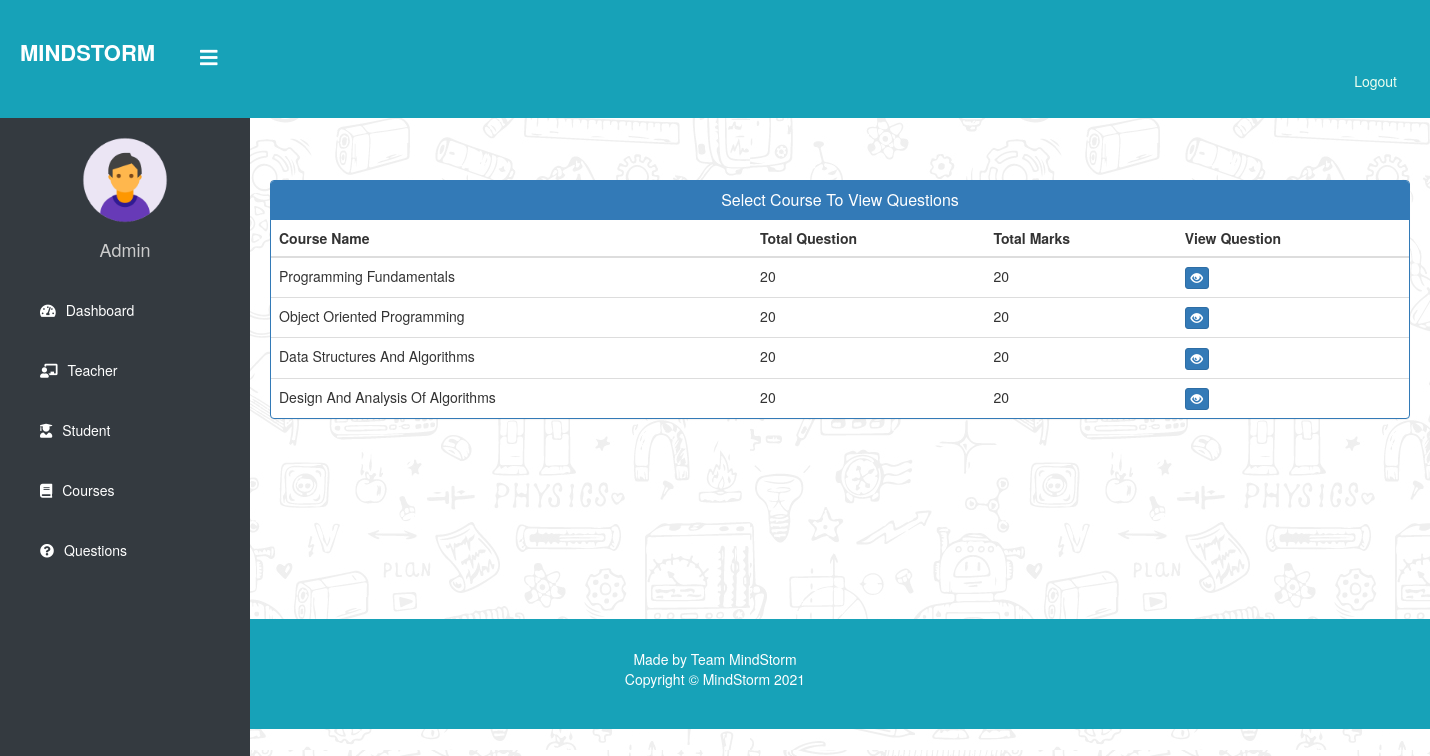
The page /admin-view-question (signed in) on the database its author committed.
### quiz/models.py (models this page shows, shortened)
class Course(models.Model):
   course_name = models.CharField(max_length=50)
   question_number = models.PositiveIntegerField()
   total_marks = models.PositiveIntegerField(default=0)

### quiz/views.py (the view)
# urls.py: path('admin-view-question', views.admin_view_question_view,name='admin-view-question'),
@login_required(login_url='adminlogin')
def admin_view_question_view(request):
    courses= models.Course.objects.all()
    return render(request,'quiz/admin_view_question.html',{'courses':courses})

### templates/quiz/admin_view_question.html (shortened to what this page needs)
{% extends 'quiz/adminbase.html' %}
{% block content %}
{%load static%}
<head>
  <link href="//netdna.bootstrapcdn.com/bootstrap/3.0.0/css/bootstrap.min.css" rel="stylesheet" id="bootstrap-css">
</head>
<br><br>
<div class="container">
  <div class="panel panel-primary">
    <div class="panel-heading">
      <h6 class="panel-title">Select Course To View Questions</h6>
    </div>
    <table class="table table-hover" id="dev-table">
      <thead>
        <tr>
          <th>Course Name</th>
          <th>Total Question</th>
          <th>Total Marks</th>
          <th>View Question</th>
        </tr>
      </thead>
      {% for c in courses %}
      <tr>
        <td> {{c.course_name}}</td>
        <td>{{c.question_number}}</td>
        <td>{{c.total_marks}}</td>
        <td><a class="btn btn-primary btn-xs" href="{% url 'view-question' c.id  %}"><span class="glyphicon glyphicon-eye-open"></span></a></td>
      </tr>
      {% endfor %}
    </table>
  </div>
</div>
<br><br><br><br><br><br>
<br><br><br>
{% endblock content %}

### templates/quiz/admin_view_question.html (style rules this page uses)
a:link { text-decoration: none; }
h6 { text-align: center; }

### rows shown on the page
Course: course_name "Programming Fundamentals", question_number "20", total_marks "20"
Course: course_name "Object Oriented Programming", question_number "20", total_marks "20"
Course: course_name "Data Structures And Algorithms", question_number "20", total_marks "20"
Course: course_name "Design And Analysis Of Algorithms", question_number "20", total_marks "20"
